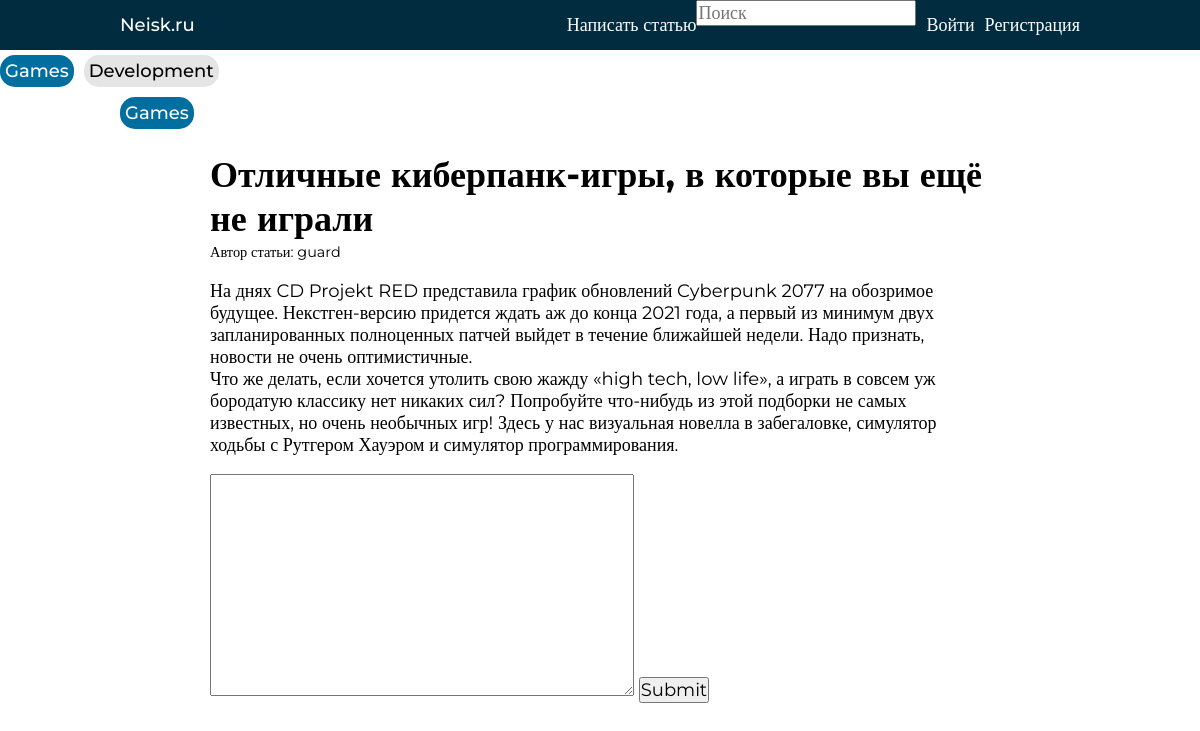
/post/1/, run on an earlier commit of the app's database.
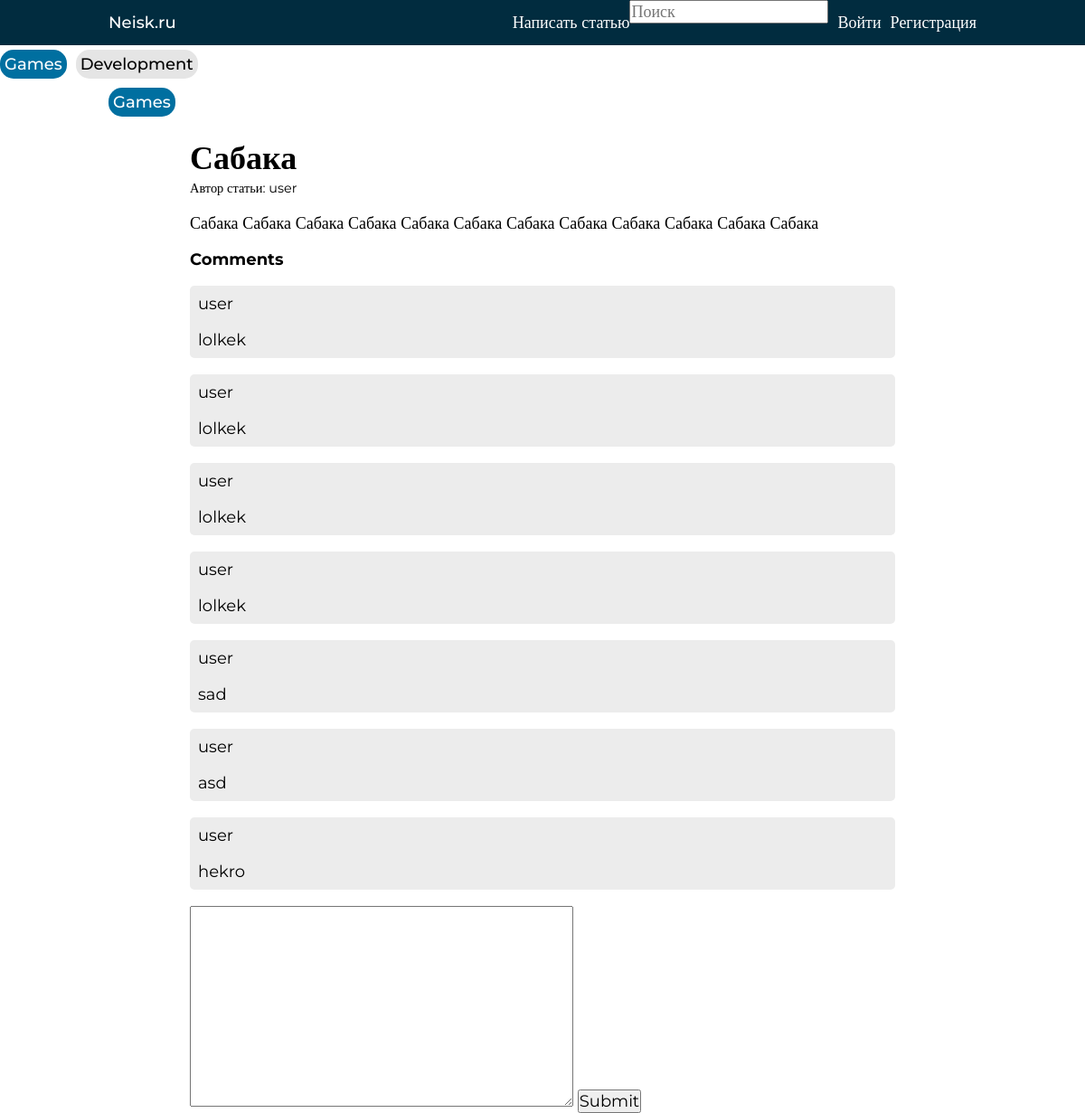
And on a later commit of the database.
### blog/models.py (models this page shows, shortened)
class Post(models.Model):
    author = models.ForeignKey(User, on_delete=models.CASCADE)
    pub_date = models.DateField(auto_now_add=True)
    title = models.CharField(max_length=80)
    text = RichTextField(null=True, blank=True)
    category = models.ForeignKey(Category, on_delete=models.CASCADE)
    likes = models.ManyToManyField(User, related_name='likes')

class Category(models.Model):
    name = models.CharField(max_length=15)
    class Meta:
        verbose_name = 'Category'
        verbose_name_plural = 'Categories'
    def __str__(self) -> str:
        return self.name

class Comment(models.Model):
    text = models.TextField()
    author = models.ForeignKey(User, on_delete=models.DO_NOTHING, related_name='comments')
    post = models.ForeignKey(Post, on_delete=models.DO_NOTHING, related_name='comments')

### blog/views.py (the view)
# urls.py: path('post/<int:pk>/', views.post_view, name='post'),
def post_view(request, pk):
    post = get_object_or_404(Post, pk=pk)
    context = {
        'form': CommentForm(),
        'post': post
    }
    return render(request, 'post.html', context)

### blog/forms.py
class CommentForm(forms.ModelForm):
    class Meta:
        model = Comment
        fields = ('text',)

### blog/templates/post.html (shortened to what this page needs)
{% extends '_base.html' %}
{% block content %}
<div class='categories'>
    <div class="pill active"><a>{{ post.category }}</a></div>
</div>
<div class="container post">
    <div class="post-title">
        <h1>{{ post.title }}</h1>
        <span>Автор статьи: <a>{{ post.author }}</a></span>
    </div>
    <div class="post-content">
        <p>{{ post.text|safe|linebreaks }}</p>
    </div>
    <div class="comments">
        {% if post.comments.count != 0 %}
        <h2>Comments</h2>
        {% for comment in post.comments.all %}
        <div class="comment">
            <span>{{ comment.author }}</span>
            <span>{{ comment.text }}</span>
        </div>
        {% endfor %}
        {% endif %}
        <form method="POST" action="{% url 'create_comment' post.id %}">
            {{ form.text }}
            <input type="submit">
        </form>
    </div>
</div>
{% endblock content %}

### templates/_base.html (shortened to what this page needs)
<!DOCTYPE html>
{% load static %}
<head>
    <link rel="stylesheet" href="{% static 'css/style.css' %}">
</head>
<body>
    {% include '_header.html' %}
    <main class='container'>
        {% block content %}{% endblock content %}
    </main>
</body>

### templates/_header.html
{% load static %}
<header>
    <nav class="container">
        <a class='navbar-brand' href='{% url 'index' %}'>
            Neisk.ru
        </a>
        <ul class="nav-list">
            <li class="nav-item">
                <a class='nav-link link-light' href='{% url 'create_post' %}'>
                    Написать статью
                </a>
            </li>
            <form id="search_form" action="{% url 'search_post'  %}" method="GET">
                <input class="text-black" name='q' type="text" placeholder="Поиск">
            </form>
            {% if request.user.is_authenticated is False %}
            <li class="nav-item">
                <a class='nav-link link-light' href='{% url 'login' %}'>
                    Войти
                </a>
            </li>
            <li class="nav-item">
                <a class='nav-link link-light' href='{% url 'register' %}'>
                    Регистрация
                </a>
            </li>
            {% else %}
            <li class="nav-item">
                <a class='nav-link link-light' href='{% url 'logout' %}'>
                    Выйти
                </a>
            </li>
        {% endif %}
        </ul>
    </nav>
</header>
<div class='categories'>
    <div class="pill active"><a>Games</a></div>
    <div class="pill"><a>Development</a></div>
</div>

### static/css/style.css (style rules this page uses)
body { background-color: white; }
a { text-decoration: none; outline: none; color: black; }
ul { list-style: none; }
* { font-family: Montserrat; margin: 0; padding: 0; font-size: 18px; transition: .5s ease-in-out; }
.container { max-width: 960px; margin: 0 auto; }
header { background-color: #012C3F; }
nav { font-weight: 500; line-height: 17px; height: 50px; display: flex; justify-content: space-between; }
nav * { color: white; }
.navbar-brand { align-self: center; }
.nav-list { display: flex; }
.nav-item { margin-left: 10px; align-self: center; }
.categories { display: flex; }
.pill { min-width: 60px; width: min-content; margin: 5px 10px 5px 0px; justify-content: center; font-size: 12px; font-weight: 500; border-radius: 15px; text-align: center; padding: 5px; color: black; background-color: #e5e5e5; text-decoration: none; }
.pill.active { background-color: #006FA0; }
.pill.active * { color: white }
.post-title { padding-top: 1em; }
.post-title h1 { font-size: 2rem; }
.post-title * { font-size: 0.8rem; }
.post-content { padding: 1em 0; }
.container.post { max-width: 780px; }
.comment { background-color: #C0C0C04D; margin: 1em 0; border-radius: 5px; }
.comment span { display: block; padding: 0.5em; }
.text-black { color: black; }

What changed in the data, as far as the page shows it:
changed Post "Games": title "Отличные киберпанк-игры, в которые вы ещё не играли" → "Сабака"; author "guard" → "user"; text "На днях CD Projekt RED представила график обновлений Cyberpunk 2077 на обозримое будущее. Некстген-версию придется ждать аж до конца 2021 года, а первый из минимум двух запланированных полноценных патчей выйдет в течение ближайшей недели. Надо признать, новости не очень оптимистичные. Что же делать, если хочется утолить свою жажду «high tech, low life», а играть в совсем уж бородатую классику нет никаких сил? Попробуйте что-нибудь из этой подборки не самых известных, но очень необычных игр! Здесь у нас визуальная новелла в забегаловке, симулятор ходьбы с Рутгером Хауэром и симулятор программирования." → "Сабака Сабака Сабака Сабака Сабака Сабака Сабака Сабака Сабака Сабака Сабака Сабака"
added Comment: author "user", text "lolkek"
added Comment: author "user", text "lolkek"
added Comment: author "user", text "lolkek"
added Comment: author "user", text "lolkek"
added Comment: author "user", text "sad"
added Comment: author "user", text "asd"
added Comment: author "user", text "hekro"
Also different on the page:
text now shown: "Comments"
